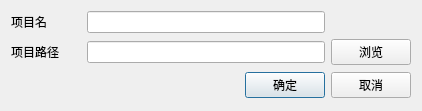
<?xml version="1.0" encoding="UTF-8"?>
<ui version="4.0">
 <class>JZNewProjectDialog</class>
 <widget class="QWidget" name="JZNewProjectDialog">
  <property name="geometry">
   <rect>
    <x>0</x>
    <y>0</y>
    <width>422</width>
    <height>111</height>
   </rect>
  </property>
  <property name="windowTitle">
   <string>新建工程</string>
  </property>
  <layout class="QVBoxLayout" name="verticalLayout">
   <item>
    <widget class="QWidget" name="CenterWidget" native="true">
     <layout class="QGridLayout" name="gridLayout">
      <property name="leftMargin">
       <number>0</number>
      </property>
      <property name="topMargin">
       <number>0</number>
      </property>
      <property name="rightMargin">
       <number>0</number>
      </property>
      <property name="bottomMargin">
       <number>0</number>
      </property>
      <item row="0" column="0">
       <widget class="QLabel" name="label_2">
        <property name="minimumSize">
         <size>
          <width>70</width>
          <height>0</height>
         </size>
        </property>
        <property name="text">
         <string>项目名</string>
        </property>
       </widget>
      </item>
      <item row="0" column="1">
       <widget class="QLineEdit" name="lineProjectName">
        <property name="minimumSize">
         <size>
          <width>0</width>
          <height>22</height>
         </size>
        </property>
       </widget>
      </item>
      <item row="1" column="0">
       <widget class="QLabel" name="label">
        <property name="minimumSize">
         <size>
          <width>70</width>
          <height>0</height>
         </size>
        </property>
        <property name="text">
         <string>项目路径</string>
        </property>
       </widget>
      </item>
      <item row="1" column="1">
       <widget class="QLineEdit" name="lineProjectDir">
        <property name="minimumSize">
         <size>
          <width>0</width>
          <height>22</height>
         </size>
        </property>
       </widget>
      </item>
      <item row="1" column="2">
       <widget class="QPushButton" name="btnSelect">
        <property name="minimumSize">
         <size>
          <width>0</width>
          <height>25</height>
         </size>
        </property>
        <property name="text">
         <string>浏览</string>
        </property>
       </widget>
      </item>
     </layout>
    </widget>
   </item>
   <item>
    <widget class="QWidget" name="widget_3" native="true">
     <layout class="QHBoxLayout" name="horizontalLayout_2">
      <property name="leftMargin">
       <number>0</number>
      </property>
      <property name="topMargin">
       <number>0</number>
      </property>
      <property name="rightMargin">
       <number>0</number>
      </property>
      <property name="bottomMargin">
       <number>0</number>
      </property>
      <item>
       <spacer name="horizontalSpacer_2">
        <property name="orientation">
         <enum>Qt::Horizontal</enum>
        </property>
        <property name="sizeHint" stdset="0">
         <size>
          <width>296</width>
          <height>20</height>
         </size>
        </property>
       </spacer>
      </item>
      <item>
       <widget class="QPushButton" name="btnOk">
        <property name="text">
         <string>确定</string>
        </property>
        <property name="autoDefault">
         <bool>true</bool>
        </property>
        <property name="default">
         <bool>true</bool>
        </property>
       </widget>
      </item>
      <item>
       <widget class="QPushButton" name="btnCancel">
        <property name="text">
         <string>取消</string>
        </property>
        <property name="autoDefault">
         <bool>false</bool>
        </property>
       </widget>
      </item>
     </layout>
    </widget>
   </item>
  </layout>
 </widget>
 <layoutdefault spacing="6" margin="11"/>
 <resources/>
 <connections/>
</ui>
